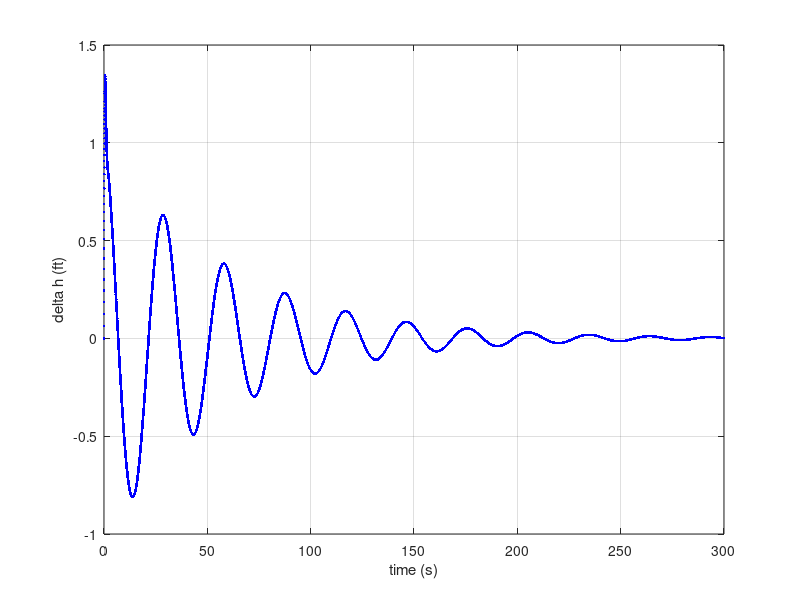

The MATLAB script that drew this image:
clc;clear;close all

A = [-0.045 0.036 0 -32.2;
     -0.369 -2.02 176 0;
     0.0019 -0.0396 -2.9480 0;
     0 0 1 0];

B = [0;0;0;0];

C = [0 1 0 0];

D = 0;

sys = ss(A,B,C,D);

t = linspace(0,300,30001);
u = t*0;
x0 = [-0.1*176;0;0;0];

[w,t,~] = lsim(sys,u,t,x0); 
dh = -cumtrapz(t,w);
h = dh+2000;

plot(t,w,'b.');
grid on
xlabel('time (s)')
ylabel('delta h (ft)')

% monitor theta
% C_ = [0 0 0 180/pi];
% sys_ = ss(A,B,C_,D);
% [theta,t,~] = lsim(sys,u,t,x0);
% figure
% plot(t,theta,'b.');
% grid on

